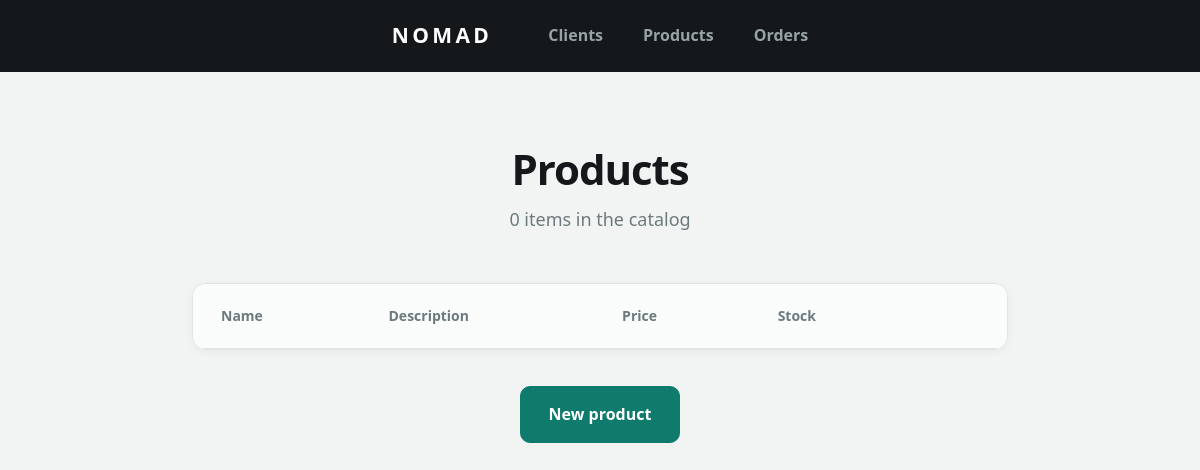
/product-index.php, run on an earlier commit of the app's database.
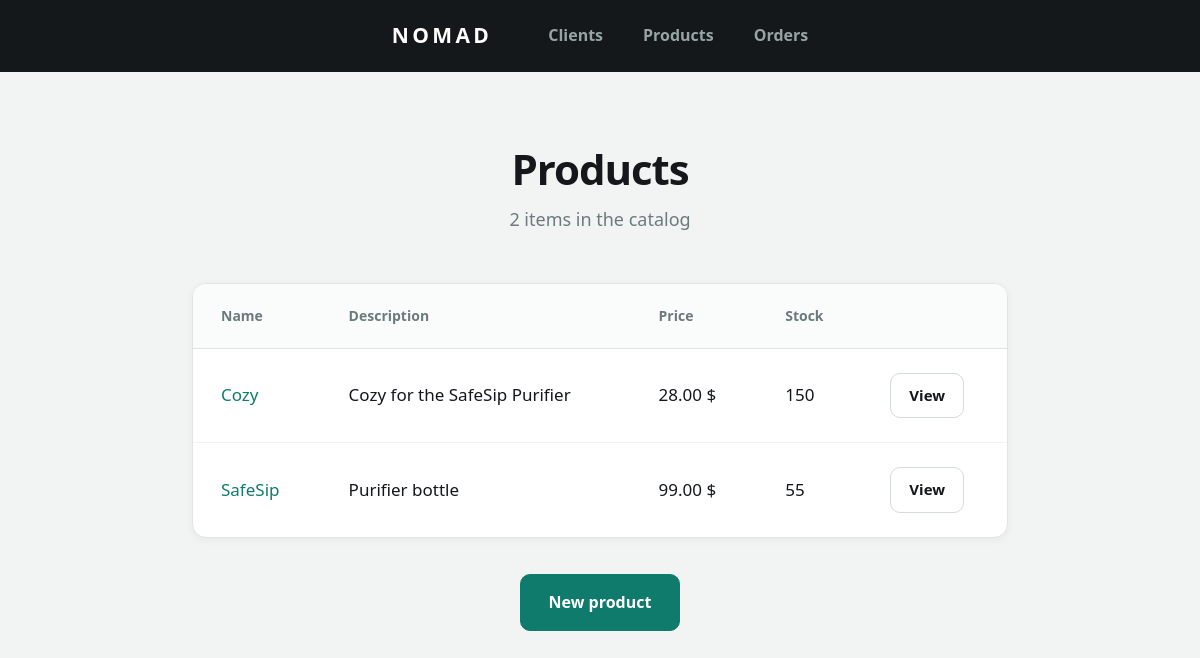
And on a later commit of the database.
### tables this page shows
CREATE TABLE `product` (
  `id` int NOT NULL,
  `name` varchar(100) NOT NULL,
  `description` text,
  `price` decimal(10,2) NOT NULL,
  `stock` int NOT NULL DEFAULT '0'
);

### Classe/CRUD.php (called while the page is built, shortened)
<?php
class CRUD extends PDO {
    public function select(string $table, $field = "id", $order = "ASC"):array{
        $sql = "SELECT * FROM $table ORDER BY $field $order";
        $stmt = $this->query($sql);
        return $stmt->fetchAll();
    }
}

### product-index.php (the view, shortened to what this page needs)
<?php
require_once('Classe/CRUD.php');
$crud = new CRUD;
$products = $crud->select('product', 'name');
?>
<!DOCTYPE html>
<html lang="en">
<head>
    <link rel="stylesheet" href="css/style.css">
</head>
<body>
    <?php require_once('nav.php'); ?>
    <main class="page">
        <h1 class="page__title">Products</h1>
        <p class="page__subtitle"><?= count($products); ?> items in the catalog</p>
        <table class="table">
            <thead>
                <tr>
                    <th>Name</th>
                    <th>Description</th>
                    <th>Price</th>
                    <th>Stock</th>
                    <th></th>
                </tr>
            </thead>
            <tbody>
                <?php foreach($products as $product){ ?>
                <tr>
                    <td><a href="product-show.php?id=<?= $product['id']; ?>"><?= $product['name']; ?></a></td>
                    <td><?= $product['description']; ?></td>
                    <td><?= $product['price']; ?> $</td>
                    <td><?= $product['stock']; ?></td>
                    <td><a href="product-show.php?id=<?= $product['id']; ?>" class="btn btn--small">View</a></td>
                </tr>
                <?php } ?>
            </tbody>
        </table>
        <div class="page__actions">
            <a href="product-create.php" class="btn btn--primary">New product</a>
        </div>
    </main>
</body>
</html>

What changed in the data, as far as the page shows it:
added product: name "Cozy", description "Cozy for the SafeSip Purifier", price "28.00", stock "150"
added product: name "SafeSip", description "Purifier bottle", price "99.00", stock "55"
Also different on the page:
count($products): "0" → "2"
